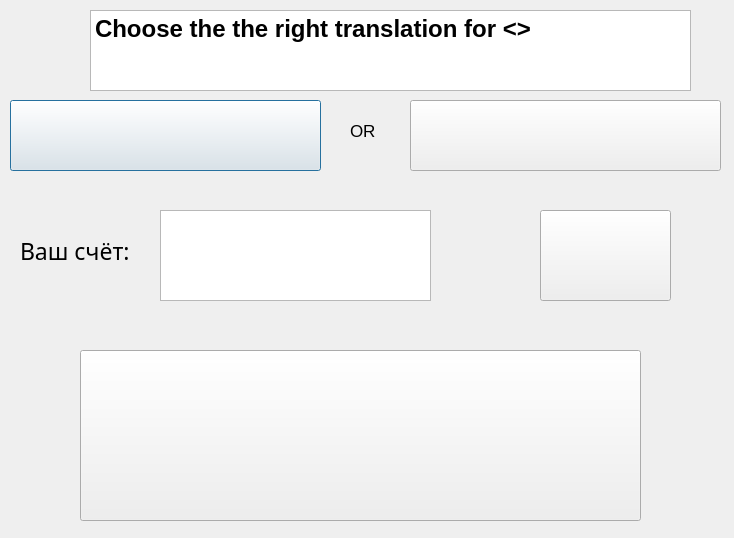
<?xml version="1.0" encoding="UTF-8"?>
<ui version="4.0">
 <class>Dialog</class>
 <widget class="QDialog" name="Dialog">
  <property name="geometry">
   <rect>
    <x>0</x>
    <y>0</y>
    <width>734</width>
    <height>538</height>
   </rect>
  </property>
  <property name="windowTitle">
   <string>Dialog</string>
  </property>
  <property name="styleSheet">
   <string notr="true"/>
  </property>
  <widget class="QTextEdit" name="textEdit_44">
   <property name="geometry">
    <rect>
     <x>90</x>
     <y>10</y>
     <width>601</width>
     <height>81</height>
    </rect>
   </property>
   <property name="font">
    <font>
     <pointsize>8</pointsize>
    </font>
   </property>
   <property name="html">
    <string>&lt;!DOCTYPE HTML PUBLIC &quot;-//W3C//DTD HTML 4.0//EN&quot; &quot;http://www.w3.org/TR/REC-html40/strict.dtd&quot;&gt;
&lt;html&gt;&lt;head&gt;&lt;meta name=&quot;qrichtext&quot; content=&quot;1&quot; /&gt;&lt;style type=&quot;text/css&quot;&gt;
p, li { white-space: pre-wrap; }
&lt;/style&gt;&lt;/head&gt;&lt;body style=&quot; font-family:'MS Shell Dlg 2'; font-size:8pt; font-weight:400; font-style:normal;&quot;&gt;
&lt;p style=&quot; margin-top:0px; margin-bottom:0px; margin-left:0px; margin-right:0px; -qt-block-indent:0; text-indent:0px;&quot;&gt;&lt;span style=&quot; font-size:18pt; font-weight:600;&quot;&gt;Choose the the right translation for &amp;lt;&amp;gt;&lt;/span&gt;&lt;/p&gt;&lt;/body&gt;&lt;/html&gt;</string>
   </property>
  </widget>
  <widget class="QPushButton" name="pushButton_2">
   <property name="geometry">
    <rect>
     <x>10</x>
     <y>100</y>
     <width>311</width>
     <height>71</height>
    </rect>
   </property>
   <property name="styleSheet">
    <string notr="true">border-image: url(:/backgrad/nezhno-gol.jpg);</string>
   </property>
   <property name="text">
    <string/>
   </property>
  </widget>
  <widget class="QTextEdit" name="textEdit_2">
   <property name="geometry">
    <rect>
     <x>160</x>
     <y>210</y>
     <width>271</width>
     <height>91</height>
    </rect>
   </property>
  </widget>
  <widget class="QLabel" name="label">
   <property name="geometry">
    <rect>
     <x>20</x>
     <y>200</y>
     <width>211</width>
     <height>101</height>
    </rect>
   </property>
   <property name="font">
    <font>
     <family>Agency FB</family>
     <pointsize>17</pointsize>
    </font>
   </property>
   <property name="text">
    <string>Ваш счёт:</string>
   </property>
  </widget>
  <widget class="QPushButton" name="pushButton">
   <property name="geometry">
    <rect>
     <x>80</x>
     <y>350</y>
     <width>561</width>
     <height>171</height>
    </rect>
   </property>
   <property name="styleSheet">
    <string notr="true">border-image: url(:/backgrad/nezhno-gol.jpg);</string>
   </property>
   <property name="text">
    <string/>
   </property>
  </widget>
  <widget class="QPushButton" name="pushButton_4">
   <property name="geometry">
    <rect>
     <x>540</x>
     <y>210</y>
     <width>131</width>
     <height>91</height>
    </rect>
   </property>
   <property name="styleSheet">
    <string notr="true">border-image: url(:/backgrad/nezhno-gol.jpg);</string>
   </property>
   <property name="text">
    <string/>
   </property>
  </widget>
  <widget class="QLabel" name="label_2">
   <property name="geometry">
    <rect>
     <x>350</x>
     <y>110</y>
     <width>41</width>
     <height>41</height>
    </rect>
   </property>
   <property name="font">
    <font>
     <pointsize>13</pointsize>
    </font>
   </property>
   <property name="text">
    <string>OR</string>
   </property>
  </widget>
  <widget class="QPushButton" name="pushButton_3">
   <property name="geometry">
    <rect>
     <x>410</x>
     <y>100</y>
     <width>311</width>
     <height>71</height>
    </rect>
   </property>
   <property name="styleSheet">
    <string notr="true">border-image: url(:/backgrad/nezhno-gol.jpg);</string>
   </property>
   <property name="text">
    <string/>
   </property>
  </widget>
 </widget>
 <resources>
  <include location="backgrad.qrc"/>
 </resources>
 <connections/>
</ui>
